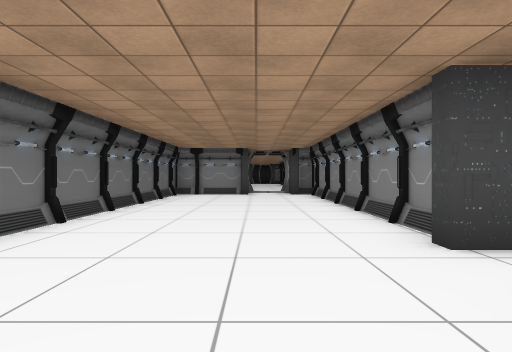
View 1 (above)

16 first-person views from a walk through a scene from a Unity 3-D project. The camera is 1.2 m above the floor, looks level and sees 75° across. Doors are open. The floor is counted in squares, 2 m on a side. Each view is taken from the middle of a square. On the plan, view 1 faces up. The plan holds only what a view shows up to about 10 squares ahead; the rest is blank. The place goes on beyond the plan. The player is left out. Some surface patterns are stand-ins.

View 2
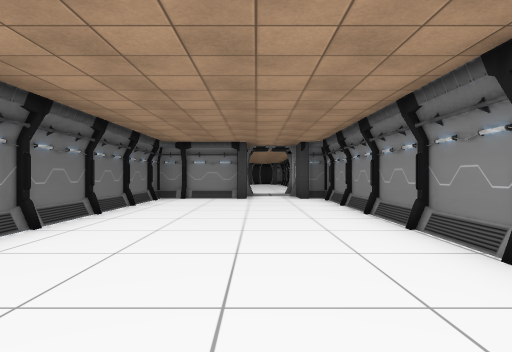

View 3
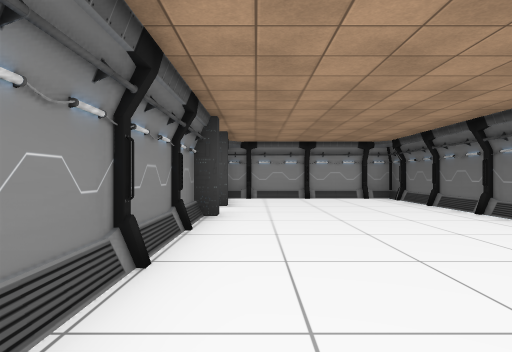

View 4
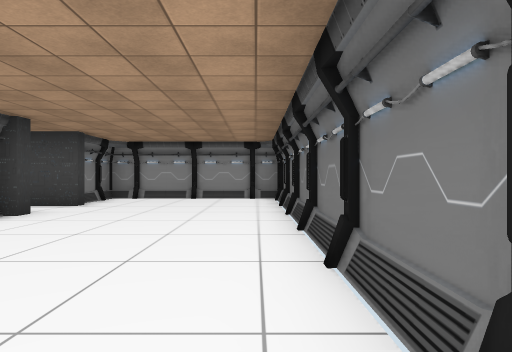

View 5
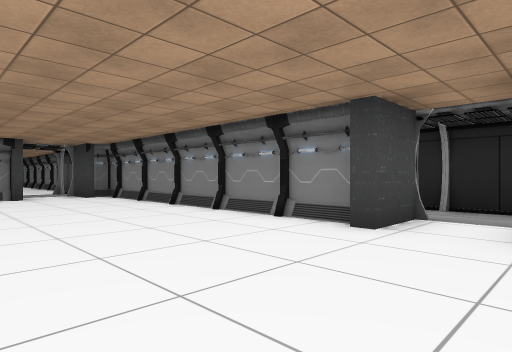

View 6
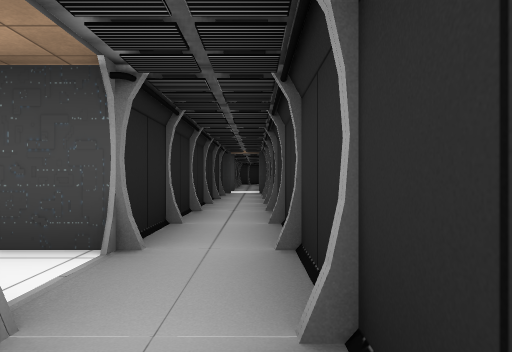

View 7
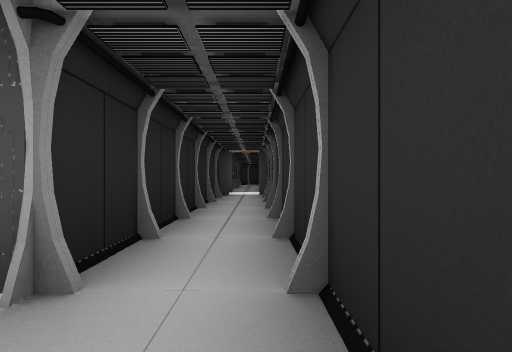

View 8
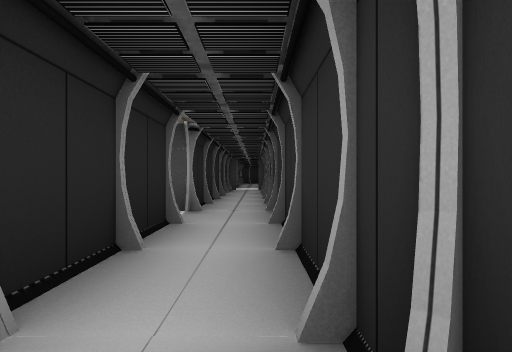

View 9
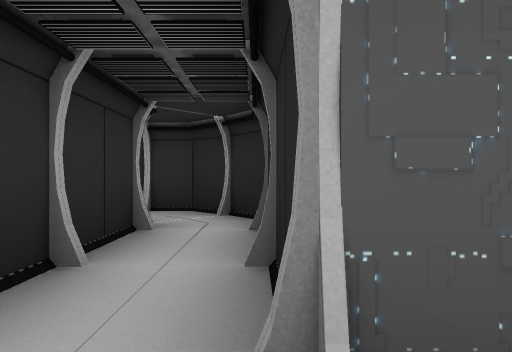

View 10
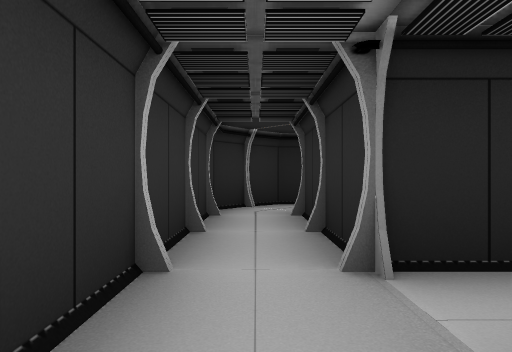

View 11
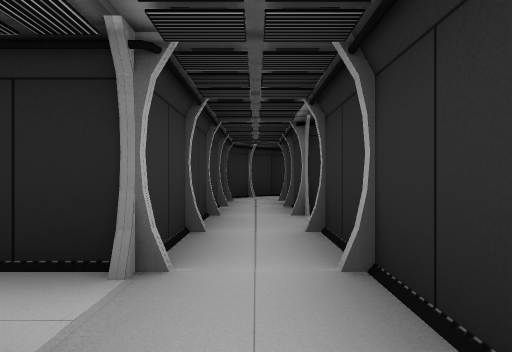

View 12
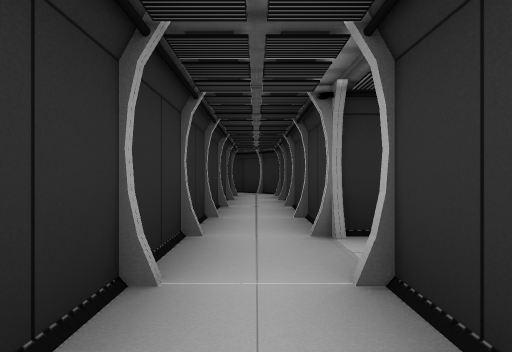

View 13
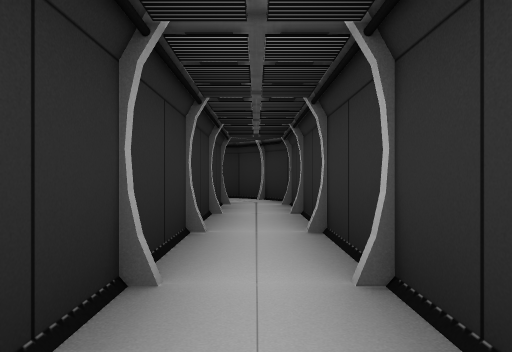

View 14
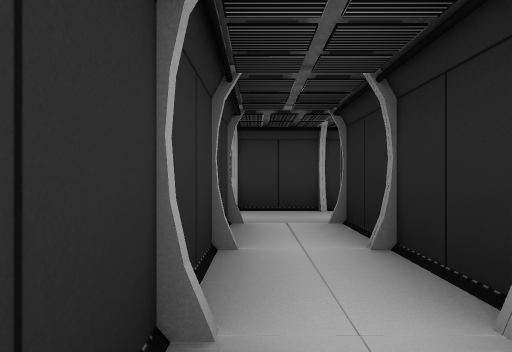

View 15
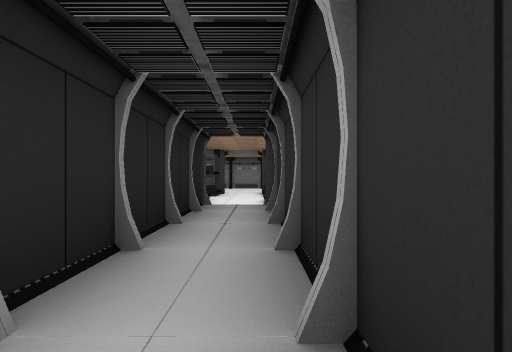

View 16
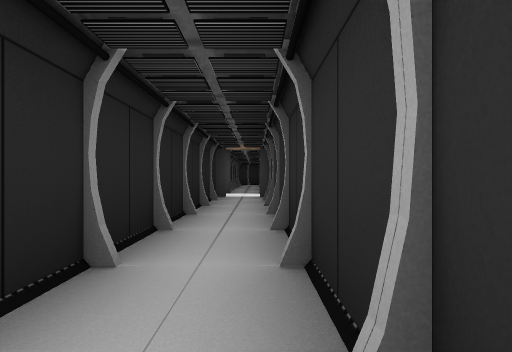

### Floor plan
Points are (right, up) in squares from view 1. A wall is a line through its corners. A room is listed if a view was taken in it or the views show most of it. See-through windows are left out.
Room 1 (views 1, 2, 3, 4, 5)
walls: (1.6, 2.7) (1.6, 3); (1.9, 3) (1.9, 11); (-0.4, 11) (-2.7, 11) (-2.7, -1) (1.9, -1) (1.9, 0.5)
ways out: opening at (2.5, 2) to room 2
Room 2 (views 6, 7, 8, 9, 16)
walls: (3.1, 2.7) (1.6, 2.7); (1.5, 1.3) (2.9, 1.3) (2.9, -2.5) (3.5, -3.3); (4.4, -2.1) (4.4, 11.4); (3.4, -3.2) (4.1, -3.8); (2.9, 11.4) (2.9, 2.5)
ways out: opening at (2.5, 2) to room 1; opening at (5, -3) to room 4
Room 3 (views 10, 11, 13)
walls: (19.2, -2.3) (9.4, -2.3); (20.5, -3.2) (21.1, -2.5) (21.1, -2); (12.1, -3.8) (19.9, -3.8) (20.7, -3.1); (9.6, -3.8) (11.1, -3.8)
ways out: opening at (10, -3) to room 4
Room 4 (views 12, 14, 15)
walls: (9.4, -2.3) (9.4, 3.8); (8.1, -2.3) (4.7, -2.3); (7.9, 4.4) (7.9, -2.5); (4.1, -3.8) (9.6, -3.8)
ways out: opening at (5, -3) to room 2; opening at (10, -3) to room 3; opening at (9, 4)

Positions as (right, up) in squares from view 1, and headings:
1: (0, 0), facing up
2: (0, 2), facing up
3: (1, 8), facing down
4: (-2, 8), facing down
5: (-2, 1), facing up-right
6: (4, 0), facing up
7: (4, 1), facing up
8: (4, -3), facing up
9: (3, 2), facing down
10: (10, -3), facing left
11: (13, -3), facing left
12: (9, -3), facing right
13: (12, -3), facing right
14: (9, 2), facing down
15: (9, -2), facing up
16: (4, 2), facing up
